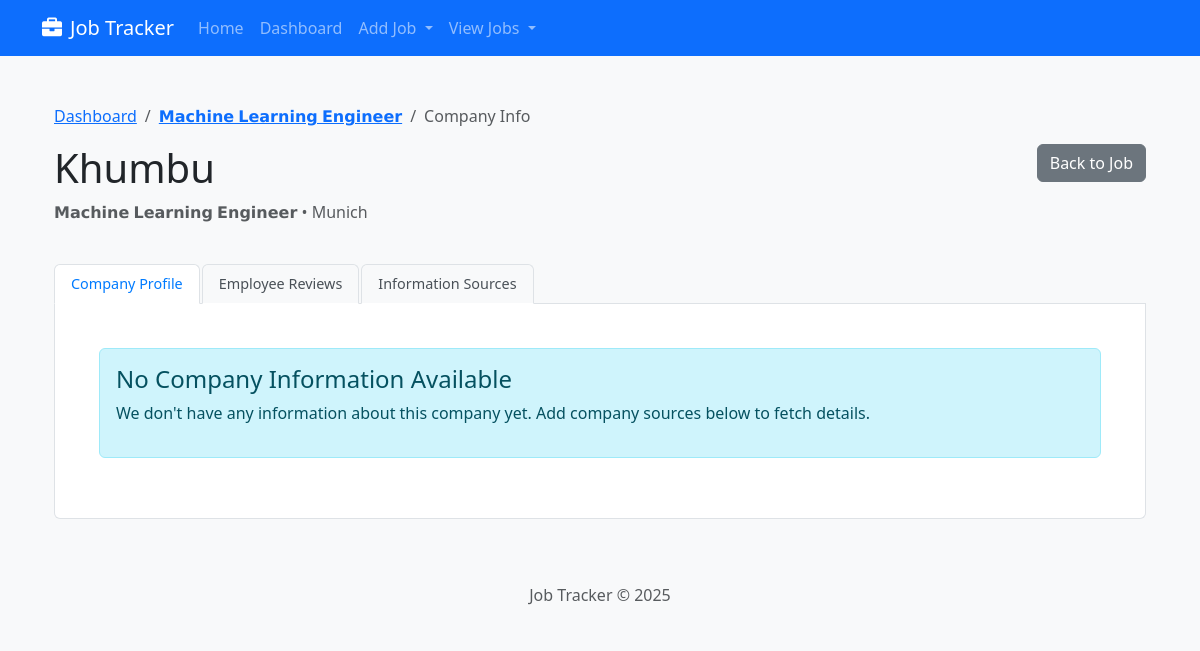
Page /company/job/12/company on the committed database.
### job_tracker/models.py (models this page shows, shortened)
class Job(db.Model):
    id = db.Column(db.Integer, primary_key=True)
    title = db.Column(db.String(100), nullable=False)
    company = db.Column(db.String(100), nullable=False)
    location = db.Column(db.String(100))
    description = db.Column(db.Text)
    url = db.Column(db.String(500))
    salary = db.Column(db.String(100))
    job_type = db.Column(db.String(50))  # Full-time, Part-time, Contract, etc.
    date_posted = db.Column(db.DateTime)
    date_added = db.Column(db.DateTime, default=datetime.utcnow)
    status = db.Column(db.String(50), default='Saved')  # Saved, Applied, Interview, Offer, Rejected
    date_applied = db.Column(db.DateTime)
    parsed_data = db.Column(db.Text)  # JSON string with structured job description data
    company_data = db.Column(db.Text)  # JSON string with structured company information
    company_reviews = db.Column(db.Text)  # JSON string with structured company reviews
    notes = db.relationship('Note', backref='job', lazy=True, cascade="all, delete-orphan")
    contacts = db.relationship('Contact', backref='job', lazy=True, cascade="all, delete-orphan")

### job_tracker/routes/company_routes.py (the view, shortened to what this page needs)
@company_bp.route('/job/<int:job_id>/company', methods=['GET'])
def view_company_info(job_id):
    job = Job.query.get_or_404(job_id)
    company_source = CompanySource.query.filter_by(company_name=job.company).first()
    company_data = {}
    if job.company_data:
        try:
            company_data = json.loads(job.company_data)
        except json.JSONDecodeError:
            flash("Error loading company data", "danger")
    company_reviews = {}
    if job.company_reviews:
        try:
            company_reviews = json.loads(job.company_reviews)
        except json.JSONDecodeError:
            flash("Error loading company reviews", "danger")
    return render_template('jobs/company_info.html',
                          job=job,
                          company_data=company_data,
                          company_reviews=company_reviews,
                          company_source=company_source)

### templates/jobs/company_info.html (shortened to what this page needs)
{% extends 'base.html' %}
{% block content %}
<div class="container mt-4">
    <nav aria-label="breadcrumb">
        <ol class="breadcrumb">
            <li class="breadcrumb-item"><a href="{{ url_for('main.dashboard') }}">Dashboard</a></li>
            <li class="breadcrumb-item"><a href="{{ url_for('job.view_job', job_id=job.id) }}">{{ job.title }}</a></li>
            <li class="breadcrumb-item active" aria-current="page">Company Info</li>
        </ol>
    </nav>
    <div class="row mb-4">
        <div class="col-md-8">
            <h1>{{ job.company }}</h1>
            <p class="text-muted">{{ job.title }} • {{ job.location }}</p>
        </div>
        <div class="col-md-4 text-md-end">
            <a href="{{ url_for('job.view_job', job_id=job.id) }}" class="btn btn-secondary">
                 Back to Job
            </a>
        </div>
    </div>
    <ul class="nav nav-tabs" id="companyTabs" role="tablist">
        <li class="nav-item" role="presentation">
            <button class="nav-link active" id="company-profile-tab" data-bs-toggle="tab" data-bs-target="#company-profile"
                    type="button" role="tab" aria-controls="company-profile" aria-selected="true">
                Company Profile
            </button>
        </li>
        <li class="nav-item" role="presentation">
            <button class="nav-link" id="reviews-tab" data-bs-toggle="tab" data-bs-target="#reviews"
                    type="button" role="tab" aria-controls="reviews" aria-selected="false">
                Employee Reviews
            </button>
        </li>
        <li class="nav-item" role="presentation">
            <button class="nav-link" id="sources-tab" data-bs-toggle="tab" data-bs-target="#sources"
                    type="button" role="tab" aria-controls="sources" aria-selected="false">
                Information Sources
            </button>
        </li>
    </ul>
    <div class="tab-content border border-top-0 rounded-bottom p-4 bg-white" id="companyTabsContent">
        <div class="tab-pane fade show active" id="company-profile" role="tabpanel" aria-labelledby="company-profile-tab">
            {% if company_data and company_data.get('consolidated_info') %}
                {% set info = company_data.get('consolidated_info', {}) %}
                <div class="row">
                    <div class="col-md-8">
                        <div class="card mb-4">
                            <div class="card-header bg-primary text-white">
                                <h3 class="card-title m-0">Company Overview</h3>
                            </div>
                            <div class="card-body">
                                <p class="lead">{{ info.get('company_description', 'No description available.') }}</p>
                                {% if info.get('mission_values') %}
                                    <h4 class="mt-4">Mission & Values</h4>
                                    <ul class="list-group list-group-flush">
                                        {% for item in info.get('mission_values', []) %}
                                            <li class="list-group-item">{{ item }}</li>
                                        {% endfor %}
                                    </ul>
                                {% endif %}
                            </div>
                        </div>
                        {% if info.get('products_services') %}
                            <div class="card mb-4">
                                <div class="card-header bg-info text-white">
                                    <h3 class="card-title m-0">Products & Services</h3>
                                </div>
                                <div class="card-body">
                                    <ul class="list-group list-group-flush">
                                        {% for item in info.get('products_services', []) %}
                                            <li class="list-group-item">{{ item }}</li>
                                        {% endfor %}
                                    </ul>
                                </div>
                            </div>
                        {% endif %}
                    </div>
                    <div class="col-md-4">
                        <div class="card mb-4">
                            <div class="card-header bg-secondary text-white">
                                <h3 class="card-title m-0">Company Details</h3>
                            </div>
                            <div class="card-body">
                                <ul class="list-group list-group-flush">
                                    <li class="list-group-item d-flex justify-content-between">
                                        <strong>Industry:</strong> <span>{{ info.get('industry', 'Unknown') }}</span>
                                    </li>
                                    <li class="list-group-item d-flex justify-content-between">
                                        <strong>Founded:</strong> <span>{{ info.get('founded', 'Unknown') }}</span>
                                    </li>
                                    <li class="list-group-item d-flex justify-content-between">
                                        <strong>Size:</strong> <span>{{ info.get('company_size', 'Unknown') }}</span>
                                    </li>
                                    <li class="list-group-item d-flex justify-content-between">
                                        <strong>Headquarters:</strong> <span>{{ info.get('headquarters', 'Unknown') }}</span>
                                    </li>
                                </ul>
                            </div>
                        </div>
                        {% if company_source %}
                            <div class="card">
                                <div class="card-header bg-success text-white">
                                    <h3 class="card-title m-0">Company Links</h3>
                                </div>
                                <div class="card-body">
                                    <ul class="list-group list-group-flush">
                                        {% if company_source.website_url %}
                                            <li class="list-group-item">
                                                <a href="{{ company_source.website_url }}" target="_blank" class="d-flex align-items-center">
                                                    <i class="bi bi-globe me-2"></i> Company Website
                                                </a>
                                            </li>
                                        {% endif %}
                                        {% if company_source.linkedin_url %}
                                            <li class="list-group-item">
                                                <a href="{{ company_source.linkedin_url }}" target="_blank" class="d-flex align-items-center">
                                                    <i class="bi bi-linkedin me-2"></i> LinkedIn
                                                </a>
                                            </li>
                                        {% endif %}
                                        {% if company_source.glassdoor_url %}
                                            <li class="list-group-item">
                                                <a href="{{ company_source.glassdoor_url }}" target="_blank" class="d-flex align-items-center">
                                                    <i class="bi bi-star-fill me-2"></i> Glassdoor
                                                </a>
                                            </li>
                                        {% endif %}
                                    </ul>
                                </div>
                            </div>
                        {% endif %}
                    </div>
                </div>
            {% else %}
                <div class="alert alert-info">
                    <h4 class="alert-heading">No Company Information Available</h4>
                    <p>We don't have any information about this company yet. Add company sources below to fetch details.</p>
                </div>
            {% endif %}
        </div>
    </div>
</div>
{% endblock %}

### static/css/style.css (style rules this page uses)
body { min-height: 100vh; display: flex; flex-direction: column; background-color: #f8f9fa; }

### static/css/job_tabs.css (style rules this page uses)
.tab-content { background-color: #fff; }
.tab-pane { padding: 1.25rem; overflow-wrap: break-word; word-wrap: break-word; }
.nav-tabs .nav-link { color: #495057; background-color: #f8f9fa; border-color: #dee2e6 #dee2e6 #fff; margin-right: 2px; font-size: 0.9rem; padding: 0.5rem 1rem; }
.nav-tabs .nav-link.active { color: #007bff; background-color: #fff; border-color: #dee2e6 #dee2e6 #fff; font-weight: 500; }

### rows in the picture
Job: title "𝗠𝗮𝗰𝗵𝗶𝗻𝗲 𝗟𝗲𝗮𝗿𝗻𝗶𝗻𝗴 𝗘𝗻𝗴𝗶𝗻𝗲𝗲𝗿", company "Khumbu", location "Munich"
